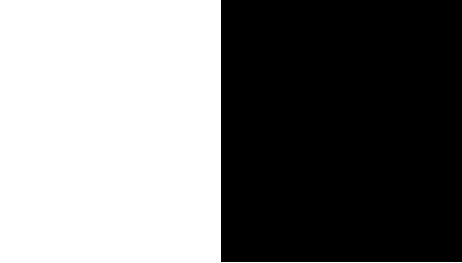
#> input picture myOpenCV/img3.jpg, 462 x 263 px
$ python 10.py
#> lines starting #> are read from the running program, lines starting #| are printed output that depends on the picture; after the words box and inside, x2 and y2 are one past the last pixel; in counts of white or black regions, pixels touching at a corner belong together
# Bitwise operations

import cv2

img1=cv2.imread('img3.jpg')
#> img1 is the input picture: shape (263, 462, 3); min 0, max 255, mean 122.5
cv2.imshow('Input image 1',img1)
cv2.waitKey(0)

img2=cv2.imread('img4.png')
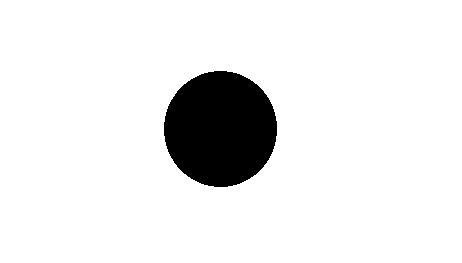
#> input picture myOpenCV/img4.png, 462 x 263 px
#> img2 is the input picture: shape (263, 462, 3); 91.5% white; 1 black region, box (x1, y1, x2, y2) and area: (164, 71, 277, 187) 10288
cv2.imshow('Input image 2',img2)
cv2.waitKey(0)


# AND operation
result=cv2.bitwise_and(img1,img2,mask=None)
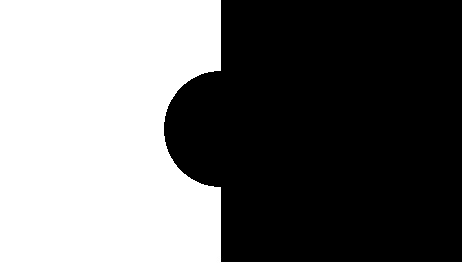
#> result: shape (263, 462, 3); min 0, max 255, mean 111.6
cv2.imshow('AND',result)
cv2.waitKey(0)

# OR operation
result=cv2.bitwise_or(img1,img2,mask=None)
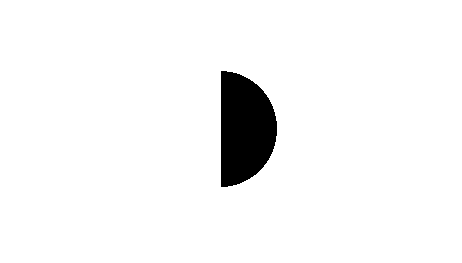
#> result: shape (263, 462, 3); 95.8% white; 1 black region, box (x1, y1, x2, y2) and area: (221, 71, 277, 187) 5089
cv2.imshow('OR',result)
cv2.waitKey(0)

# XOR operation
result=cv2.bitwise_xor(img1,img2,mask=None)
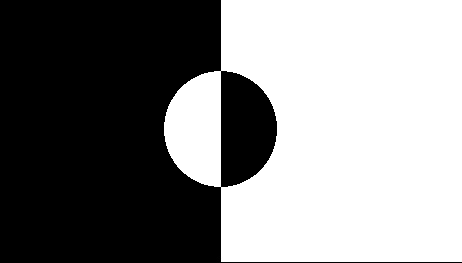
#> result: shape (263, 462, 3); min 0, max 255, mean 132.7
cv2.imshow('XOR',result)
cv2.waitKey(0)

# NOT operation
result=cv2.bitwise_not(img2,mask=None)
cv2.imshow('NOT',result)
cv2.waitKey(0)

cv2.destroyAllWindows()
